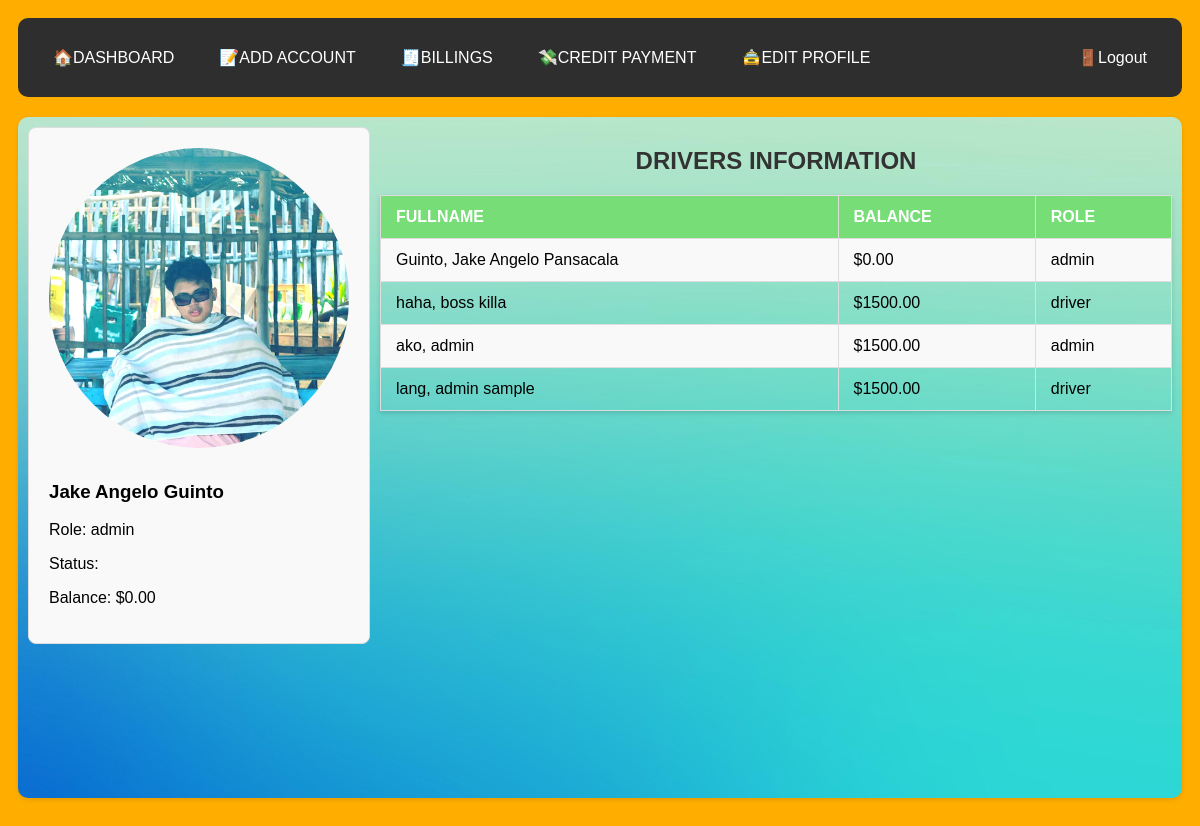
The page /dashboard/ (signed in) on the database its author committed.
### apps/models.py (models this page shows, shortened)
class Profile(models.Model):
    ROLE_CHOICES = [
        ('admin', 'Admin'),
        ('driver', 'Driver')
    ]
    user = models.OneToOneField(User, on_delete=models.CASCADE, default=1)
    firstname = models.CharField(max_length=255)
    middlename = models.CharField(max_length=255, blank=True)
    lastname = models.CharField(max_length=255)
    phone_number = models.CharField(max_length=20,default=00000000000)
    address = models.CharField(max_length=255, default='Philippines')
    date_of_birth = models.DateField(default=date.today)
    license_number = models.CharField(max_length=50, blank=True, null=True)
    role = models.CharField(max_length=10, choices=ROLE_CHOICES)
    balance = models.DecimalField(max_digits=10, decimal_places=2, default=0.00)
    photo = models.ImageField(upload_to='profile_photos/', blank=True, null=True)
    is_active = models.BooleanField(default=False)

### apps/views.py (the view)
# urls.py: path('dashboard/', views.dashboard, name='dashboard'),
@login_required
def dashboard(request):
    current_user_profile = get_object_or_404(Profile, user=request.user)
    profiles = Profile.objects.all()
    return render(request, 'dashboard.html', {'current_user_profile': current_user_profile,'profiles': profiles})

### apps/templates/dashboard.html (shortened to what this page needs)
{% extends "layout.html" %}
{% block content %}
    <div class="container">
        <div class="profile-panel">
            <div class="profile-card">
                <div class="profile-photo-name">
                    {% if current_user_profile.photo %}
                        <img src="{{ current_user_profile.photo.url }}" alt="Profile Photo" class="profile-photo">
                    {% else %}
                        <p>No Photo</p>
                    {% endif %}
                    <div class="profile-name">
                        <h3>{{ current_user_profile.firstname }} {{ current_user_profile.lastname }}</h3>
                        <p>Role: {{ current_user_profile.role }}</p>
                        <p>Status: {{ current_user_profile.status }}</p>
                        <p>Balance: ${{ current_user_profile.balance }}</p>
                    </div>
                </div>
            </div>
        </div>
        <div class="drivers-info">
            <h2>DRIVERS INFORMATION</h2>
            <table>
                <tr>
                    <th>FULLNAME</th>
                    <th>BALANCE</th>
                    <th>ROLE</th>
                </tr>
                {% for profile in profiles %}
                <tr>
                    <td>{{ profile.lastname }}, {{ profile.firstname }} {{ profile.middlename }}</td>
                    <td>${{ profile.balance }}</td>
                    <td>{{ profile.role }}</td>
                </tr>
                {% empty %}
                <tr>
                    <td colspan="6">No Available Information</td>
                </tr>
                {% endfor %}
            </table>
        </div>
    </div>
{% endblock %}

### apps/templates/layout.html (shortened to what this page needs)
<!DOCTYPE html>
{% load static %}
<html lang="en">
<head>
    <link rel="stylesheet" href="{% static 'css/style.css' %}">
</head>
<body>
    <nav>
        <a href="/dashboard"> 🏠DASHBOARD</a>
        <a href="/addaccount"> 📝ADD ACCOUNT</a>
        <a href="/billing"> 🧾BILLINGS</a>
        <a href="/creditpayment"> 💸CREDIT PAYMENT</a>
        <a href="/editprofile"> 🚖EDIT PROFILE</a>
        <a href="/logout" class="logout"> 🚪Logout</a>
    </nav>
    <main>
        {% block content %}
        {% endblock %}
    </main>
</body>
</html>

### static/css/style.css (style rules this page uses)
body { font-family: Arial, sans-serif; background-color: #ffae00; margin-bottom: 20px; padding: 10; display: flex; flex-direction: column; height: 100vh; }
nav { background-color: #2e2e2e; color: white; padding: 20px 0; display: flex; justify-content: flex-start; align-items: center; gap: 15px; border-radius: 10px; margin: 10px; padding-left: 20px; padding-right: 20px; }
nav a { color: white; text-decoration: none; padding: 10px 15px; border-radius: 5px; transition: background-color 0.3s; }
main { flex: 1; padding: 10px; background-color: white; box-shadow: 0 2px 5px rgba(0, 0, 0, 0.1); margin: 10px; border-radius: 10px; align-items: center; }
h2 { text-align: center; color: #333; }
table { width: 100%; border-collapse: collapse; margin-bottom: 20px; box-shadow: 0 2px 5px rgba(0, 0, 0, 0.15); }
th, td { padding: 12px 15px; border: 1px solid #ddd; text-align: left; transition: background-color 0.3s; }
th { background-color: #77dd77; color: white; }
tbody tr:nth-child(even) { background-color: #f9f9f9; }
nav .logout,.justforu { margin-left: auto; }
.container { display: flex; justify-content: space-between; }
main { background-image: url("bgmain.jpg"); background-size: cover; background-position: center; background-repeat: no-repeat; }
.profile-panel { margin-bottom: 20px; float: left; display: flex; justify-content: flex-start; }
.profile-card { width: 300px; margin: 0 auto; padding: 20px; background-color: #f9f9f9; border: 1px solid #ddd; border-radius: 8px; text-align: left; }
.profile-card img { border-radius: 50%; margin-bottom: 10px; width: 300px; height: 300px; }
table { width: 100%; border-collapse: collapse; }
.drivers-info { flex: 100%; width: 100%; padding-left: 10px; }

### rows shown on the page
Profile: photo (picture), firstname "Jake Angelo", lastname "Guinto", role "admin", balance "0.00", middlename "Pansacala"
Profile: lastname "haha", firstname "boss", middlename "killa", balance "1500.00", role "driver"
Profile: lastname "ako", firstname "admin", balance "1500.00", role "admin"
Profile: lastname "lang", firstname "admin", middlename "sample", balance "1500.00", role "driver"
